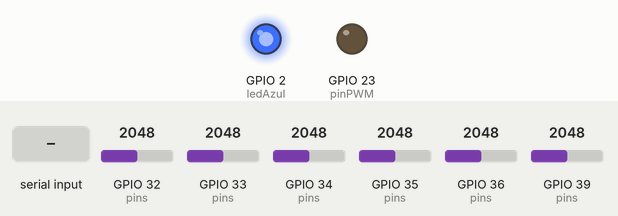
Bench run of a program on a simulated ESP32. Shown: output pins drawn as LEDs (lit = HIGH). Inputs (shaded band) come from the test bench; at power-on: GPIO 32 (pins) = 2048, GPIO 33 (pins) = 2048, GPIO 34 (pins) = 2048, GPIO 35 (pins) = 2048, GPIO 36 (pins) = 2048, GPIO 39 (pins) = 2048. Nothing arrives over Bluetooth unless stated.

Above: at 2.2 s.
2.3 s: "play\n" received over the second serial link
At 2.6 s:
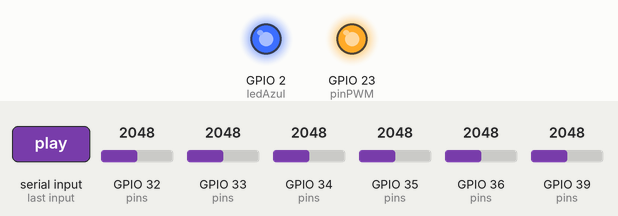
5.3 s: "stop\n" received over the second serial link
At 6.3 s:
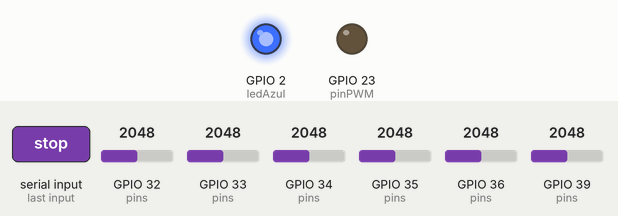
Timing chart, 0 to 8.3 s (numbered marks = the images above; inputs shaded):
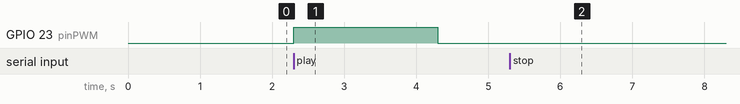

The program:

main.cpp
```cpp
#include <Arduino.h>
#include <BluetoothSerial.h>
#include <Adafruit_I2CDevice.h>
#include <SPI.h>
#include <Adafruit_BMP085.h> // Biblioteca para el sensor BMP180

BluetoothSerial SerialBT;

// Definición de nombres para los pines
const int MQ138_Cetonas = 36;
const int MQ4_Metano = 39;
const int MQ3_Alcohol = 34;
const int MG811_CO2 = 35;
const int MQ135_Acetona = 32;
const int MQ137_Amoniaco = 33;

const int ledAzul = 2; // Pin del LED azul en el ESP32
const int pinPWM = 23; // Pin para la salida PWM

const int numSamples = 50; // Número de muestras para el promedio
const int pins[] = {MQ138_Cetonas, MQ4_Metano, MQ3_Alcohol, MG811_CO2, MQ135_Acetona, MQ137_Amoniaco}; // Pines a medir
const int numPins = sizeof(pins) / sizeof(pins[0]); // Número de pines a medir
const int intervaloMedicion = 2000; // Intervalo de medición en milisegundos
const float yo = 0.09317;
const float xc = 3.12095;
const float w1 = 0.43486;
const float C = 1.17273;

Adafruit_BMP085 bmp; // Objeto para el sensor BMP180

bool loopActivado = false; // Variable booleana para controlar el loop

void setup() {
  Serial.begin(9600); // Inicia la comunicación serial para debug
  SerialBT.begin("ESP32_BT"); // Inicia el puerto serie Bluetooth

  pinMode(ledAzul, OUTPUT); // Configura el pin del LED azul como salida
  pinMode(pinPWM, OUTPUT); // Configura el pin para la salida PWM

  digitalWrite(ledAzul, LOW); // Apaga inicialmente el LED azul
  analogWrite(pinPWM, 0); // Inicializa la salida PWM con un duty cycle de 0

  delay(1000); // Espera a que se establezca la conexión Bluetooth

  digitalWrite(ledAzul, HIGH); // Enciende el LED azul cuando se conecta a Bluetooth

  // Intenta inicializar el sensor BMP180 varias veces
  int intentos = 0;
  while (intentos < 5) { // Intenta 5 veces
    if (bmp.begin()) {
      SerialBT.println("Sensor BMP180 inicializado correctamente.");
      break; // Sale del bucle si se inicializa correctamente
    } else {
      SerialBT.println("Error al inicializar el sensor BMP180. Reintentando...");
      delay(500); // Espera 500 ms antes de intentarlo de nuevo
      intentos++;
    }
  }

  // Si no se pudo inicializar después de 5 intentos, imprime un mensaje de error y detiene el programa
  if (intentos >= 5) {
    SerialBT.println("No se pudo inicializar el sensor BMP180 después de varios intentos. Verifica la conexión.");
    }
}

void loop() {
  if (loopActivado) {
    // Activa la salida PWM durante el mismo tiempo que el intervalo de mediciones
    analogWrite(pinPWM, 255); // Establece el duty cycle al máximo
    delay(intervaloMedicion); // Espera el intervalo de mediciones
    analogWrite(pinPWM, 0); // Apaga la salida PWM

    // Realiza el resto de tus mediciones aquí...
    float sum[numPins] = {0}; // Arreglo para almacenar la suma de las tensiones de cada pin

    for (int j = 0; j < numSamples; j++) {
      for (int i = 0; i < numPins; i++) {
        int valorADC = analogRead(pins[i]); // Lee el valor analógico del pin
        float logADC = log10(valorADC);
        float coth_value = 1.0 / (tanh((logADC - xc) / w1)); // Calcula la aproximación de coth
        float logtension = yo + (C * (coth_value - (w1 / (logADC - xc)))); // Calcula el logaritmo base 10 de la tensión
        float tension = pow(10, logtension); // Convierte el valor a voltaje
        sum[i] += tension; // Agrega la tensión al total del pin i
      }
      delay(20); // Espera 20 milisegundos entre cada muestra
    }

    // Calcula el promedio de tensiones para cada pin
    for (int i = 0; i < numPins; i++) {
      float average_tension = sum[i] / numSamples; // Calcula el promedio de tensiones del pin i
      String mensaje = "Sensor ";
      switch(pins[i]) {
        case MQ138_Cetonas:
          mensaje += "MQ138 (Alcohol): ";
          break;
        case MQ4_Metano:
          mensaje += "MQ4 (Metano): ";
          break;
        case MQ3_Alcohol:
          mensaje += "MQ3 (Cetonas): ";
          break;
        case MG811_CO2:
          mensaje += "MG811 (Dióxido de Carbono): ";
          break;
        case MQ135_Acetona:
          mensaje += "MQ135 (Acetona): ";
          break;
        case MQ137_Amoniaco:
          mensaje += "MQ137 (Amoniaco): ";
          break;
        default:
          mensaje += "Pin no definido: ";
      }
      mensaje += String(average_tension) + "V\n";
      SerialBT.print(mensaje);
    }

    SerialBT.println("-----------------------");
  }

  // Espera un tiempo antes de revisar si se recibió un comando
  delay(100);

  // Verifica si se recibió un comando
  if (SerialBT.available()) {
    String comando = SerialBT.readStringUntil('\n'); // Lee el comando recibido por Bluetooth
    comando.trim(); // Elimina los espacios en blanco al principio y al final del comando

    // Verifica si el comando es "play" para activar el loop
    if (comando.equals("play")) {
      loopActivado = true; // Activa el loop
    } else if (comando.equals("stop")) { // Verifica si el comando es "stop" para detener el loop
      loopActivado = false; // Detiene el loop
    }
  }
}
```

Measured:
- after the input at 2.3 s, GPIO 23 (pinPWM): LOW → HIGH at once, → LOW 2.0 s later
- after the input at 5.3 s, GPIO 23 (pinPWM): stops changing and stays LOW
